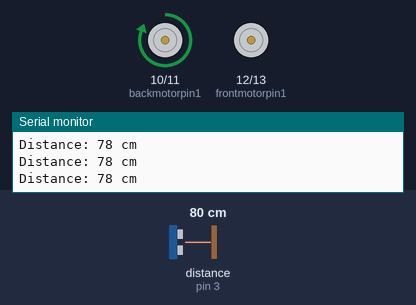
Simulated run of this sketch. Board: Arduino Uno, built with avr-gcc and run on an emulated ATmega328P. Shown: motor-driver pin pairs drawn as motors (green arrow = first pin HIGH = forward, orange = second pin HIGH = backward, longer = more drive), the last lines printed to the serial monitor. Wiring (inferred from the names in the program): ultrasonic range finder: trigger pin 4; echo pin 3. Inputs (shaded band) come from the test bench; at power-on: distance to the obstacle (sensor on pin 3) 80 cm. The echo pulse lasts 58.3 µs per cm.

Above: at 1.3 s.
1.4 s: distance to the obstacle (sensor on pin 3) set to 71 cm
At 2.0 s:
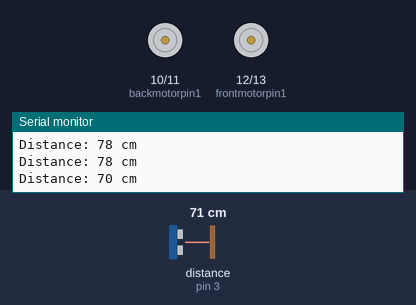
4.4 s: distance to the obstacle (sensor on pin 3) set to 120 cm
At 4.87 s:
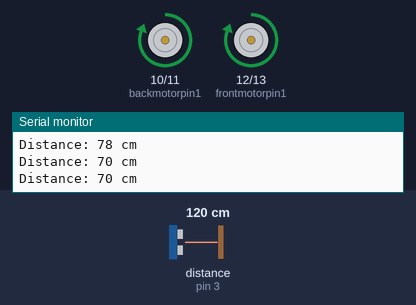
6.4 s: distance to the obstacle (sensor on pin 3) set to 2 cm
At 7.4 s:
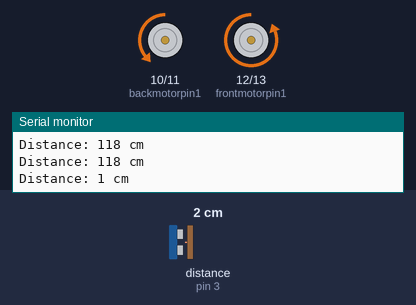
9.4 s: distance to the obstacle (sensor on pin 3) set to 250 cm
At 11.1 s:
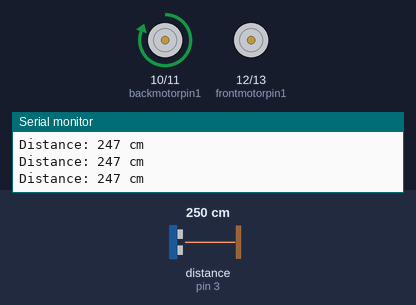
Timing chart, 0 to 12.6 s (numbered marks = the images above; inputs shaded):
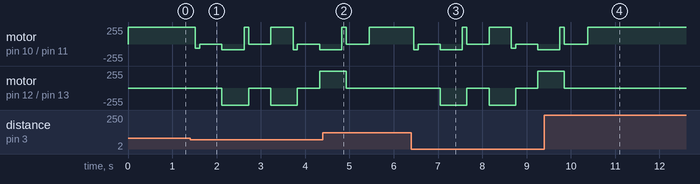

Measured:
- the behaviour switches between 76 and 75 cm on distance to the obstacle (sensor on pin 3) (found by bisection; images 0 and 1)
- after the input at 4.4 s, motor on pin 10 (backmotorpin1) / pin 11 (backmotorpin2): goes on until 5.4 s, then stays forward 255/255; motor on pin 12 (frontmotorpin1) / pin 13 (frontmotorpin2): goes on until 4.9 s, then stays stopped
- after the input at 9.4 s, motor on pin 10 (backmotorpin1) / pin 11 (backmotorpin2): goes on until 10.4 s, then stays forward 255/255; motor on pin 12 (frontmotorpin1) / pin 13 (frontmotorpin2): goes on until 9.9 s, then stays stopped

The sketch:

SSAC.ino
```cpp
//MOTOR PINS MUST BE ANALOG (for speed control)
//ANALOG PINS: 3, 5, 6, 9, 10, 11

#define CLIPPINGDIST 75

#define READINGNUM 5

int backmotorpin1 = 10;  //power motor
int backmotorpin2 = 11;

int frontmotorpin1 = 12;  //steering motor
int frontmotorpin2 = 13;
// int turningDistance = 30; //minimum turning distance from wall (cm)

//front ultrasonic sensor
int sensor1vcc = 5;
int sensor1trig = 4;
int sensor1echo = 3;
int sensor1ground = 2;

int currDistance = 0;
int distReadings[READINGNUM] = { 15, 15, 15, 15, 15 };
int pastReading = 100;

void setup() {

  Serial.begin(9600);

  //motors
  pinMode(backmotorpin1, OUTPUT);
  pinMode(backmotorpin2, OUTPUT);
  pinMode(frontmotorpin1, OUTPUT);
  pinMode(frontmotorpin2, OUTPUT);

  //front ultrasonic sensor
  pinMode(sensor1trig, OUTPUT);
  pinMode(sensor1echo, INPUT);
  pinMode(sensor1vcc, OUTPUT);  //power pins
  pinMode(sensor1ground, OUTPUT);
  digitalWrite(sensor1vcc, HIGH);
  digitalWrite(sensor1ground, LOW);
}

void loop() {

  // These next 4 if statements make up our main algorithm. It has 4 steps. Each step is conditional
  // Only if the reading  is still less than the clipping distance will the next step go.
  // Step 1 = Checks if there is space infornt to drive, if there is, drive forward.
  // These next steps will only intiate if there is an object detected.
  // Step 3 = Orients it self to check to its right.
  // Step 4 = Orients it self to check to its left.
  // Step 5 = Because there is an object to its left right and middle, The Car will do a 180, and check
  // behind it. Then the whole algorithm will loop and restart.

  // This way, the car will almost alwasy find a path.

  int currentDistance = distanceFiltered();

  if (currentDistance >= CLIPPINGDIST) {
    drive(60);
  } else {

    // stopTurn();

    //Reverse to stop
    brakeForward();


    // reverse(75);
    // delay(500);

    // brakeReverse();

    // delay(500);


    while (currentDistance < CLIPPINGDIST) {

      checkLeft(500);

      if ((currentDistance = distanceFiltered()) >= CLIPPINGDIST) return;

      //Return to original position
      returnFromLeft(500);

      checkRight(500);

      if ((currentDistance = distanceFiltered()) >= CLIPPINGDIST) return;

      //Return to original position
      // returnFromRight(500);

      OneEighty(295);

      currentDistance = distanceFiltered();
    }
  }

  //sensor delay
  delay(500);
}


void checkLeft(int time) {

  right();
  reverse(75);
  delay(time);

  brakeReverse();
  // delay(500);
}

void returnFromLeft(int time) {

  right();
  drive(80);
  delay(time);

  brakeForward();
  // delay(500);
}

void checkRight(int time) {
  left();
  reverse(75);
  delay(time);

  brakeReverse();
  // delay(500);
}

void returnFromRight(int time) {
  left();
  drive(80);
  delay(time);

  brakeForward();
  // delay(500);
}

void OneEighty(int time) {
  right();
  drive(80);
  delay(time);

  brakeForward();
  // delay(500);
}


//funny functions :)
void drive(int power) {  //power takes value between 1-100 (inclusive)

  if (power > 100 || power < 1) {
    Serial.println("power out of bounds in DRIVE");
    abort();
  }

  int analogValue = 255 * ((float)100.0 / power);

  analogWrite(backmotorpin1, analogValue);
  digitalWrite(backmotorpin2, LOW);
}

void reverse(int power) {

  if (power > 100 || power < 1) {
    Serial.println("power out of bounds in REVERSE");
    abort();
  }

  int analogValue = 255 * ((float)100.0 / power);

  digitalWrite(backmotorpin1, LOW);
  analogWrite(backmotorpin2, analogValue);
}


void stop() {

  digitalWrite(backmotorpin1, LOW);
  digitalWrite(backmotorpin2, LOW);

  digitalWrite(frontmotorpin1, LOW);
  digitalWrite(frontmotorpin2, LOW);
}

void brakeForward() {
  reverse(80);
  delay(100);
  stop();
  delay(500);
}

void brakeReverse() {
  drive(80);
  delay(100);
  stop();
  delay(500);
}

void left() {

  digitalWrite(frontmotorpin1, HIGH);
  digitalWrite(frontmotorpin2, LOW);
}

void right() {

  digitalWrite(frontmotorpin1, LOW);
  digitalWrite(frontmotorpin2, HIGH);
}

void stopTurn() {

  digitalWrite(frontmotorpin1, LOW);
  digitalWrite(frontmotorpin2, LOW);
}

//returns distance to object in cm
int distanceFront() {

  //NOTE: When object is too close or it doesn't detect anything,
  //this function returns 1177 (by experimentation)

  int distance = 0;
  long duration = 0;

  // Clears the trigPin condition
  digitalWrite(sensor1trig, LOW);
  delayMicroseconds(2);

  // Sets the trigPin HIGH (ACTIVE) for 10 microseconds
  digitalWrite(sensor1trig, HIGH);
  delayMicroseconds(10);
  digitalWrite(sensor1trig, LOW);

  // Reads the echoPin, returns the sound wave travel time in microseconds
  duration = pulseIn(sensor1echo, HIGH);

  // Calculating the distance
  distance = duration * 0.034 / 2;  // Speed of sound wave divided by 2 (to and back)

  //FOR DEBUGGING PURPOSES
  Serial.print("Distance: ");
  Serial.print(distance);
  Serial.println(" cm");


  return distance;
}

// For the sensor reading fluctuation (1177)
int distanceFiltered() {

  int x = distanceFront();
  if (x > 1000) {
    return pastReading;

  } else {
    pastReading = x;
    return pastReading;
  }

  /*
  //Calculate average over 5 most recent scans
  int dist = distanceFront();

  int sum = 0;
  for(int i = 0; i <= READINGNUM-2; i++){
    distReadings[i] = distReadings[i+1];
    sum+=distReadings[i];
  }
  distReadings[READINGNUM-1] = dist;
  sum+= dist;

  sum /= READINGNUM;

  Serial.print("Avg Distance: ");
  Serial.print(sum);
  Serial.println(" cm");
  */

  // return sum;
}
```
